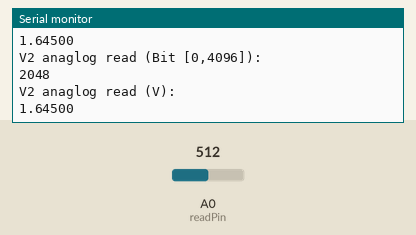
A sketch run on a simulated Arduino Zero (SAMD21). Shown: the last lines printed to the serial monitor. The test bench sets the inputs (shaded band); at power-on: A0 (readPin) = 512 (analog values on the 0–1023 scale).

Above: at 1.8 s.
1.9 s: A0 (readPin) set to 716
At 2.8 s:
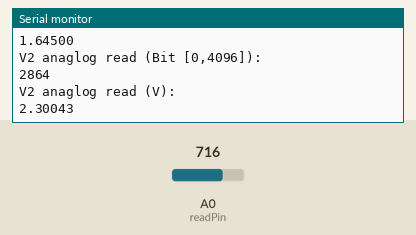
3.4 s: A0 (readPin) set to 900
At 4.6 s:
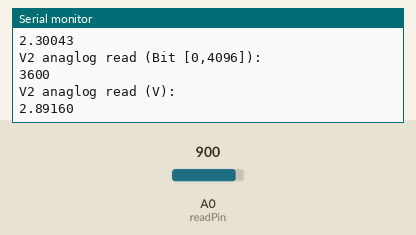
Timing chart, 0 to 6.4 s (numbered marks = the images above; inputs shaded):
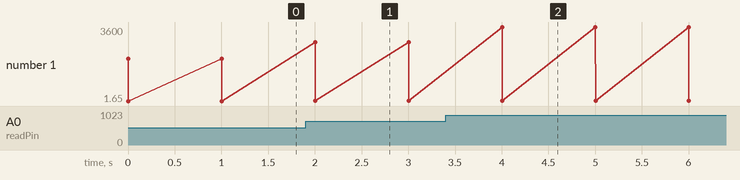

Measured:
- after the input at 1.9 s, the serial monitor: prints a new line after 0.10 s (image 1)
- after the input at 3.4 s, the serial monitor: prints a new line after 0.60 s (image 2)
- plotted number 1: 1.65 → 2.3 after the input at 1.9 s, 2.3 → 2.89 after the input at 3.4 s

The sketch:

analogReadtoSerial.ino
```cpp
/*
Reading Anolog pins
  - Pin: A0
  - Precision: 10 bit, 12 bit
  - Need: Determine the refernce voltage, pin?
    - this is used to convert digital to voltage
    - can measure it or set it, need more info

Noise:
  - Could be from lights and sound in a room
  - USB could contribute noise if it doesn't hold a stable connection

Created by Michlle P
Date: 7/19/23

*/


// Directive to connect Serial monitor connection
#include <SPI.h>

// Constants

int readPin = A0;             // pin
int delayTime = 1000;         // don't hog the serial monitor
int readVal;                  // read in value is [0,1023] for 10 bit, [0,4096] for 12 bit
int baud = 9600;              // desired Baud rate

float V2 = 0;                 // set initial value 0V
float VHI = 3.29;                // Highest voltage of the circuit, this was measured

float scaleHi10=1023;         // for conversion
float scaleHi12=4096;         // for conversion


// Runs once
void setup() {
  // set up pin mode
  pinMode(readPin, INPUT);

  Serial.begin(baud);

  while (!Serial && millis() < 15000)
  {
      ; //  Needed for native USB port only
  }
  Serial.println("Serial Communication Secured");
}

void loop() {
  // Set the resolution
  analogReadResolution(12);

  // Read pin
  readVal =analogRead(readPin);

  // Retrun analog
  Serial.println("V2 anaglog read (Bit [0,4096]):"); Serial.println(readVal);


  // Convert to Voltage
  V2 =readVal*(VHI/scaleHi12);

  // Print to serial monitor
  Serial.println("V2 anaglog read (V):"); Serial.println(V2,5);

  // don't hog the monitor
  delay(delayTime);              // wait for a second

}
```
